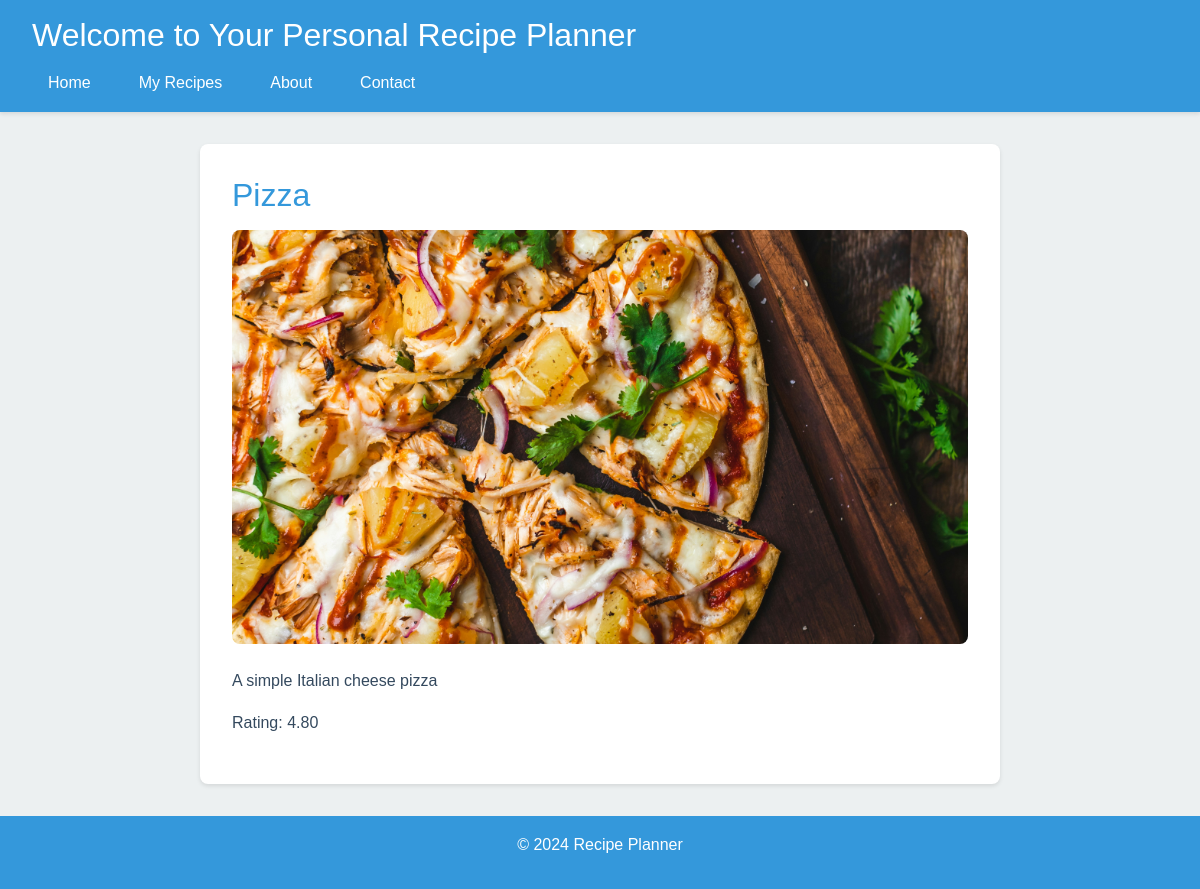
/recipe/4/, run on the app's committed database.
### recipes/models.py (models this page shows, shortened)
class Recipe(models.Model):
    name = models.CharField(max_length=200)
    description = models.TextField()
    image = models.ImageField(upload_to='recipes/')
    rating = models.DecimalField(max_digits=3, decimal_places=2)
    is_inspiring = models.BooleanField(default=False)
    ingredients = models.TextField()

### recipes/views.py (the view)
# urls.py: path('recipe/<int:pk>/', views.recipe_detail, name='recipe_detail'),
def recipe_detail(request, pk):
    recipe = get_object_or_404(Recipe, pk=pk)
    ingredients = [ingredient.strip() for ingredient in recipe.ingredients.split(',')]
    return render(request, 'recipe_detail.html', {'recipe': recipe, 'ingredients': ingredients})

### recipes/templates/recipe_detail.html
{% extends "base.html" %}
{% block content %}
    <div class="recipe-detail">
        <h1>{{ recipe.name }}</h1>
        <div class="recipe-detail-image-container">
            <img src="{{ recipe.image.url }}" alt="{{ recipe.name }}">
        </div>
        <p>{{ recipe.description }}</p>
        <p>Rating: {{ recipe.rating }}</p>
    </div>
{% endblock %}

### recipes/static/css/styles.css (style rules this page uses)
:root { --primary-color: #3498db; --secondary-color: #2ecc71; --accent-color: #e74c3c; --background-color: #ecf0f1; --text-color: #34495e; --card-background: #ffffff; --card-shadow: 0 2px 4px rgba(0, 0, 0, 0.1); }
body { font-family: 'Arial', sans-serif; background-color: var(--background-color); color: var(--text-color); margin: 0; padding: 0; display: flex; flex-direction: column; min-height: 100vh; line-height: 1.6; }
h1 { margin: 0; font-size: 2rem; }
.recipe-detail { background-color: var(--card-background); border-radius: 8px; box-shadow: var(--card-shadow); padding: 2rem; max-width: 800px; margin: 0 auto; }
.recipe-detail h1 { color: var(--primary-color); font-size: 2rem; margin-bottom: 1rem; }
.recipe-detail-image-container { width: 100%; height: 0; padding-bottom: 56.25%; position: relative; overflow: hidden; border-radius: 8px; margin-bottom: 1.5rem; }
.recipe-detail img { position: absolute; top: 0; left: 0; width: 100%; height: 100%; object-fit: cover; object-position: center; }
.recipe-detail p { margin-bottom: 1rem; }

### data on the page
Recipe: name "Pizza", image (picture), description "A simple Italian cheese pizza", rating "4.80"
